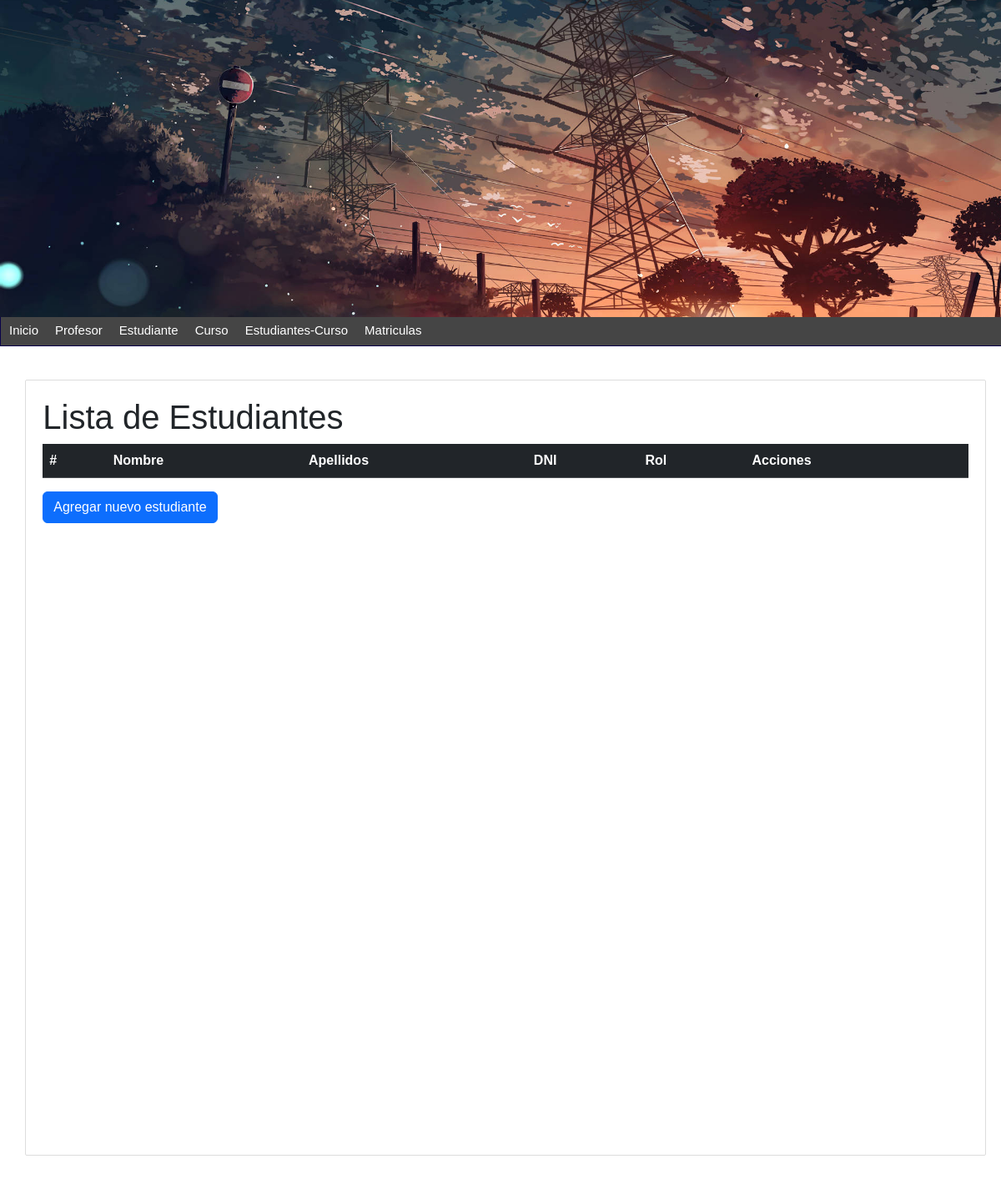
Page /Lista-estudiantes/ on the earlier database version.
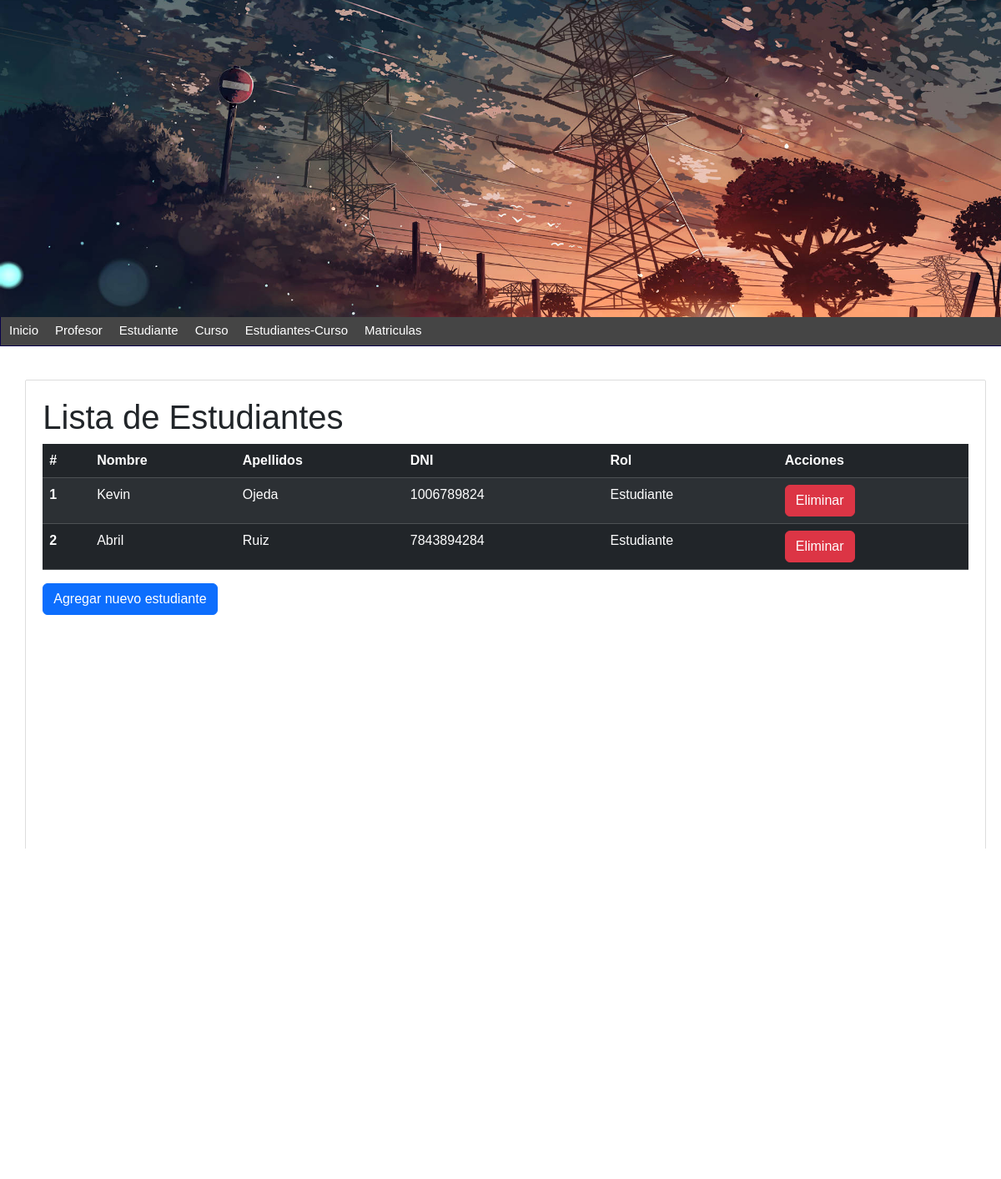
Same page on the later database version.
### persona/models.py (models this page shows, shortened)
class Persona(models.Model):
    nombre = models.CharField(max_length=100)
    apellidos = models.CharField(max_length=100)
    dni = models.CharField(max_length=10, unique=True)  # dni unico
    telefono = models.CharField(max_length=10)
    email = models.EmailField()
    fecha_nacimiento = models.DateField()
    rol = models.CharField(max_length=20)
    created_at = models.DateTimeField(auto_now_add=True)
    class Meta:
        db_table = 'persona'

### persona/views.py (the view)
# urls.py: path('Lista-estudiantes/',get_estudiantes, name='lista-estudiantes'),
def get_estudiantes(request):
    estudiantes = Persona.objects.filter(rol='Estudiante')
    return render(request, 'lista-estudiantes.html', {
        'title': 'Lista de Estudiantes',
        'estudiantes': estudiantes
    })

### persona/templates/lista-estudiantes.html (shortened to what this page needs)
{% extends "index.html" %}
{% block content %}
<h1>{{ title }}</h1>
<link rel="stylesheet" type="text/css" href="https://cdn.datatables.net/1.11.5/css/jquery.dataTables.css">
<table id="miTablaEstudiantes" class="table table-dark table-striped">
    <thead>
        <tr>
            <th scope="col">#</th>
            <th scope="col">Nombre</th>
            <th scope="col">Apellidos</th>
            <th scope="col">DNI</th>
            <th scope="col">Rol</th>
            <th scope="col">Acciones</th>
        </tr>
    </thead>
    <tbody>
        {% for estudiante in estudiantes %}
        <tr>
            <th scope="row">{{ forloop.counter }}</th>
            <td>{{ estudiante.nombre }}</td>
            <td>{{ estudiante.apellidos }}</td>
            <td>{{ estudiante.dni }}</td>
            <td>{{ estudiante.rol }}</td>
            <td>
                <a href="{% url 'eliminar-estudiante' estudiante.dni %}" class="btn btn-danger" onclick="return confirm('¿Estás seguro que deseas eliminar este estudiante?');">Eliminar</a>
            </td>
        </tr>
        {% endfor %}
    </tbody>
</table>
<a href="{% url 'formulario_estudiante' %}" class="btn btn-primary">Agregar nuevo estudiante</a>
{% endblock %}

Differences in the rows shown:
added Persona: nombre "Kevin", apellidos "Ojeda", dni "1006789824", rol "Estudiante"
added Persona: nombre "Abril", apellidos "Ruiz", dni "7843894284", rol "Estudiante"
